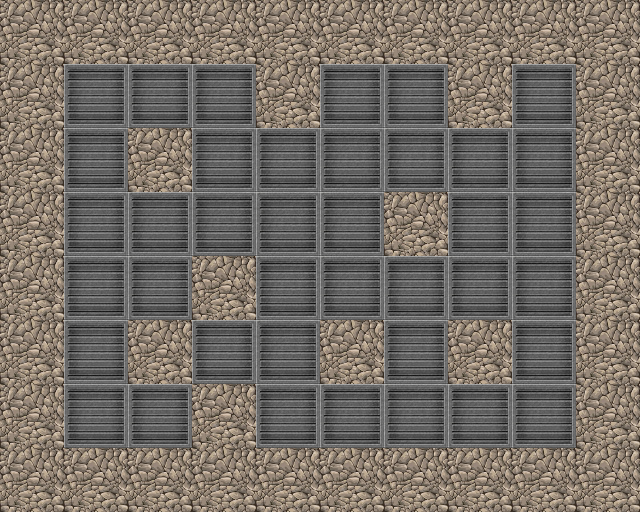

Below is a game level as drawn by its tile map, then a one-line description and the .tmx file that defines it, in full:
An orthogonal 10x8 tile map with 64x64 px tiles, 1 tile layer (Tile Layer 1).

<map version="1.0" orientation="orthogonal" renderorder="right-down" width="10" height="8" tilewidth="64" tileheight="64" nextobjectid="1">
 <tileset firstgid="1" name="tiles" tilewidth="64" tileheight="64" tilecount="100" columns="10">
  <image source="../tiles/tiles.png" width="640" height="640" />
 </tileset>
 <layer name="Tile Layer 1" width="10" height="8">
  <data encoding="csv">
1,1,1,1,1,1,1,1,1,1,
1,2,2,2,1,2,2,1,2,1,
1,2,1,2,2,2,2,2,2,1,
1,2,2,2,2,2,1,2,2,1,
1,2,2,1,2,2,2,2,2,1,
1,2,1,2,2,1,2,1,2,1,
1,2,2,1,2,2,2,2,2,1,
1,1,1,1,1,1,1,1,1,1
</data>
 </layer>
</map>
